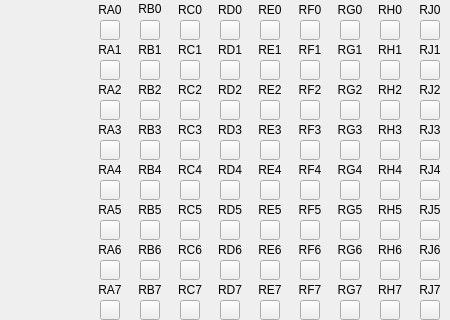
<?xml version="1.0" encoding="UTF-8"?>
<ui version="4.0">
 <class>Buttons</class>
 <widget class="QWidget" name="Buttons">
  <property name="geometry">
   <rect>
    <x>0</x>
    <y>0</y>
    <width>450</width>
    <height>320</height>
   </rect>
  </property>
  <property name="windowTitle">
   <string>Form</string>
  </property>
  <widget class="QPushButton" name="BUTTON_RD5">
   <property name="geometry">
    <rect>
     <x>220</x>
     <y>220</y>
     <width>20</width>
     <height>20</height>
    </rect>
   </property>
   <property name="text">
    <string/>
   </property>
  </widget>
  <widget class="QLabel" name="label_73">
   <property name="geometry">
    <rect>
     <x>95</x>
     <y>240</y>
     <width>30</width>
     <height>20</height>
    </rect>
   </property>
   <property name="text">
    <string>RA6</string>
   </property>
   <property name="alignment">
    <set>Qt::AlignCenter</set>
   </property>
  </widget>
  <widget class="QPushButton" name="BUTTON_RC3">
   <property name="geometry">
    <rect>
     <x>180</x>
     <y>140</y>
     <width>20</width>
     <height>20</height>
    </rect>
   </property>
   <property name="text">
    <string/>
   </property>
  </widget>
  <widget class="QLabel" name="label_132">
   <property name="geometry">
    <rect>
     <x>375</x>
     <y>280</y>
     <width>30</width>
     <height>20</height>
    </rect>
   </property>
   <property name="text">
    <string>RH7</string>
   </property>
   <property name="alignment">
    <set>Qt::AlignCenter</set>
   </property>
  </widget>
  <widget class="QPushButton" name="BUTTON_RG1">
   <property name="geometry">
    <rect>
     <x>340</x>
     <y>60</y>
     <width>20</width>
     <height>20</height>
    </rect>
   </property>
   <property name="text">
    <string/>
   </property>
  </widget>
  <widget class="QLabel" name="label_100">
   <property name="geometry">
    <rect>
     <x>215</x>
     <y>280</y>
     <width>30</width>
     <height>20</height>
    </rect>
   </property>
   <property name="text">
    <string>RD7</string>
   </property>
   <property name="alignment">
    <set>Qt::AlignCenter</set>
   </property>
  </widget>
  <widget class="QLabel" name="label_122">
   <property name="geometry">
    <rect>
     <x>335</x>
     <y>200</y>
     <width>30</width>
     <height>20</height>
    </rect>
   </property>
   <property name="text">
    <string>RG5</string>
   </property>
   <property name="alignment">
    <set>Qt::AlignCenter</set>
   </property>
  </widget>
  <widget class="QLabel" name="label_108">
   <property name="geometry">
    <rect>
     <x>255</x>
     <y>280</y>
     <width>30</width>
     <height>20</height>
    </rect>
   </property>
   <property name="text">
    <string>RE7</string>
   </property>
   <property name="alignment">
    <set>Qt::AlignCenter</set>
   </property>
  </widget>
  <widget class="QPushButton" name="BUTTON_RE0">
   <property name="geometry">
    <rect>
     <x>260</x>
     <y>20</y>
     <width>20</width>
     <height>20</height>
    </rect>
   </property>
   <property name="cursor">
    <cursorShape>PointingHandCursor</cursorShape>
   </property>
   <property name="text">
    <string/>
   </property>
  </widget>
  <widget class="QLabel" name="label_98">
   <property name="geometry">
    <rect>
     <x>215</x>
     <y>200</y>
     <width>30</width>
     <height>20</height>
    </rect>
   </property>
   <property name="text">
    <string>RD5</string>
   </property>
   <property name="alignment">
    <set>Qt::AlignCenter</set>
   </property>
  </widget>
  <widget class="QLabel" name="label_106">
   <property name="geometry">
    <rect>
     <x>255</x>
     <y>200</y>
     <width>30</width>
     <height>20</height>
    </rect>
   </property>
   <property name="text">
    <string>RE5</string>
   </property>
   <property name="alignment">
    <set>Qt::AlignCenter</set>
   </property>
  </widget>
  <widget class="QPushButton" name="BUTTON_RH4">
   <property name="geometry">
    <rect>
     <x>380</x>
     <y>180</y>
     <width>20</width>
     <height>20</height>
    </rect>
   </property>
   <property name="text">
    <string/>
   </property>
  </widget>
  <widget class="QPushButton" name="BUTTON_RH3">
   <property name="geometry">
    <rect>
     <x>380</x>
     <y>140</y>
     <width>20</width>
     <height>20</height>
    </rect>
   </property>
   <property name="text">
    <string/>
   </property>
  </widget>
  <widget class="QPushButton" name="BUTTON_RC2">
   <property name="geometry">
    <rect>
     <x>180</x>
     <y>100</y>
     <width>20</width>
     <height>20</height>
    </rect>
   </property>
   <property name="text">
    <string/>
   </property>
  </widget>
  <widget class="QPushButton" name="BUTTON_RE7">
   <property name="geometry">
    <rect>
     <x>260</x>
     <y>300</y>
     <width>20</width>
     <height>20</height>
    </rect>
   </property>
   <property name="text">
    <string/>
   </property>
  </widget>
  <widget class="QPushButton" name="BUTTON_RA1">
   <property name="geometry">
    <rect>
     <x>100</x>
     <y>60</y>
     <width>20</width>
     <height>20</height>
    </rect>
   </property>
   <property name="text">
    <string/>
   </property>
  </widget>
  <widget class="QPushButton" name="BUTTON_RH5">
   <property name="geometry">
    <rect>
     <x>380</x>
     <y>220</y>
     <width>20</width>
     <height>20</height>
    </rect>
   </property>
   <property name="text">
    <string/>
   </property>
  </widget>
  <widget class="QPushButton" name="BUTTON_RJ4">
   <property name="geometry">
    <rect>
     <x>420</x>
     <y>180</y>
     <width>20</width>
     <height>20</height>
    </rect>
   </property>
   <property name="text">
    <string/>
   </property>
  </widget>
  <widget class="QLabel" name="label_101">
   <property name="geometry">
    <rect>
     <x>255</x>
     <y>160</y>
     <width>30</width>
     <height>20</height>
    </rect>
   </property>
   <property name="text">
    <string>RE4</string>
   </property>
   <property name="alignment">
    <set>Qt::AlignCenter</set>
   </property>
  </widget>
  <widget class="QPushButton" name="BUTTON_RG7">
   <property name="geometry">
    <rect>
     <x>340</x>
     <y>300</y>
     <width>20</width>
     <height>20</height>
    </rect>
   </property>
   <property name="text">
    <string/>
   </property>
  </widget>
  <widget class="QPushButton" name="BUTTON_RA3">
   <property name="geometry">
    <rect>
     <x>100</x>
     <y>140</y>
     <width>20</width>
     <height>20</height>
    </rect>
   </property>
   <property name="text">
    <string/>
   </property>
  </widget>
  <widget class="QPushButton" name="BUTTON_RD6">
   <property name="geometry">
    <rect>
     <x>220</x>
     <y>260</y>
     <width>20</width>
     <height>20</height>
    </rect>
   </property>
   <property name="text">
    <string/>
   </property>
  </widget>
  <widget class="QLabel" name="label_91">
   <property name="geometry">
    <rect>
     <x>175</x>
     <y>120</y>
     <width>30</width>
     <height>20</height>
    </rect>
   </property>
   <property name="text">
    <string>RC3</string>
   </property>
   <property name="alignment">
    <set>Qt::AlignCenter</set>
   </property>
  </widget>
  <widget class="QPushButton" name="BUTTON_RJ6">
   <property name="geometry">
    <rect>
     <x>420</x>
     <y>260</y>
     <width>20</width>
     <height>20</height>
    </rect>
   </property>
   <property name="text">
    <string/>
   </property>
  </widget>
  <widget class="QPushButton" name="BUTTON_RA7">
   <property name="geometry">
    <rect>
     <x>100</x>
     <y>300</y>
     <width>20</width>
     <height>20</height>
    </rect>
   </property>
   <property name="text">
    <string/>
   </property>
  </widget>
  <widget class="QLabel" name="label_86">
   <property name="geometry">
    <rect>
     <x>175</x>
     <y>80</y>
     <width>30</width>
     <height>20</height>
    </rect>
   </property>
   <property name="text">
    <string>RC2</string>
   </property>
   <property name="alignment">
    <set>Qt::AlignCenter</set>
   </property>
  </widget>
  <widget class="QPushButton" name="BUTTON_RJ1">
   <property name="geometry">
    <rect>
     <x>420</x>
     <y>60</y>
     <width>20</width>
     <height>20</height>
    </rect>
   </property>
   <property name="text">
    <string/>
   </property>
  </widget>
  <widget class="QPushButton" name="BUTTON_RA2">
   <property name="geometry">
    <rect>
     <x>100</x>
     <y>100</y>
     <width>20</width>
     <height>20</height>
    </rect>
   </property>
   <property name="text">
    <string/>
   </property>
  </widget>
  <widget class="QPushButton" name="BUTTON_RA0">
   <property name="geometry">
    <rect>
     <x>100</x>
     <y>20</y>
     <width>20</width>
     <height>20</height>
    </rect>
   </property>
   <property name="cursor">
    <cursorShape>PointingHandCursor</cursorShape>
   </property>
   <property name="focusPolicy">
    <enum>Qt::StrongFocus</enum>
   </property>
   <property name="text">
    <string/>
   </property>
  </widget>
  <widget class="QPushButton" name="BUTTON_RJ5">
   <property name="geometry">
    <rect>
     <x>420</x>
     <y>220</y>
     <width>20</width>
     <height>20</height>
    </rect>
   </property>
   <property name="text">
    <string/>
   </property>
  </widget>
  <widget class="QLabel" name="label_112">
   <property name="geometry">
    <rect>
     <x>295</x>
     <y>0</y>
     <width>30</width>
     <height>20</height>
    </rect>
   </property>
   <property name="text">
    <string>RF0</string>
   </property>
   <property name="alignment">
    <set>Qt::AlignCenter</set>
   </property>
  </widget>
  <widget class="QLabel" name="label_88">
   <property name="geometry">
    <rect>
     <x>175</x>
     <y>0</y>
     <width>30</width>
     <height>20</height>
    </rect>
   </property>
   <property name="text">
    <string>RC0</string>
   </property>
   <property name="alignment">
    <set>Qt::AlignCenter</set>
   </property>
  </widget>
  <widget class="QLabel" name="label_113">
   <property name="geometry">
    <rect>
     <x>295</x>
     <y>40</y>
     <width>30</width>
     <height>20</height>
    </rect>
   </property>
   <property name="text">
    <string>RF1</string>
   </property>
   <property name="alignment">
    <set>Qt::AlignCenter</set>
   </property>
  </widget>
  <widget class="QLabel" name="label_83">
   <property name="geometry">
    <rect>
     <x>135</x>
     <y>120</y>
     <width>30</width>
     <height>20</height>
    </rect>
   </property>
   <property name="text">
    <string>RB3</string>
   </property>
   <property name="alignment">
    <set>Qt::AlignCenter</set>
   </property>
  </widget>
  <widget class="QLabel" name="label_137">
   <property name="geometry">
    <rect>
     <x>415</x>
     <y>40</y>
     <width>30</width>
     <height>20</height>
    </rect>
   </property>
   <property name="text">
    <string>RJ1</string>
   </property>
   <property name="alignment">
    <set>Qt::AlignCenter</set>
   </property>
  </widget>
  <widget class="QPushButton" name="BUTTON_RG4">
   <property name="geometry">
    <rect>
     <x>340</x>
     <y>180</y>
     <width>20</width>
     <height>20</height>
    </rect>
   </property>
   <property name="text">
    <string/>
   </property>
  </widget>
  <widget class="QLabel" name="label_96">
   <property name="geometry">
    <rect>
     <x>215</x>
     <y>0</y>
     <width>30</width>
     <height>20</height>
    </rect>
   </property>
   <property name="text">
    <string>RD0</string>
   </property>
   <property name="alignment">
    <set>Qt::AlignCenter</set>
   </property>
  </widget>
  <widget class="QLabel" name="label_80">
   <property name="geometry">
    <rect>
     <x>135</x>
     <y>-1</y>
     <width>30</width>
     <height>20</height>
    </rect>
   </property>
   <property name="text">
    <string>RB0</string>
   </property>
   <property name="alignment">
    <set>Qt::AlignCenter</set>
   </property>
  </widget>
  <widget class="QLabel" name="label_95">
   <property name="geometry">
    <rect>
     <x>215</x>
     <y>240</y>
     <width>30</width>
     <height>20</height>
    </rect>
   </property>
   <property name="text">
    <string>RD6</string>
   </property>
   <property name="alignment">
    <set>Qt::AlignCenter</set>
   </property>
  </widget>
  <widget class="QPushButton" name="BUTTON_RJ3">
   <property name="geometry">
    <rect>
     <x>420</x>
     <y>140</y>
     <width>20</width>
     <height>20</height>
    </rect>
   </property>
   <property name="text">
    <string/>
   </property>
  </widget>
  <widget class="QPushButton" name="BUTTON_RB4">
   <property name="geometry">
    <rect>
     <x>140</x>
     <y>180</y>
     <width>20</width>
     <height>20</height>
    </rect>
   </property>
   <property name="text">
    <string/>
   </property>
  </widget>
  <widget class="QLabel" name="label_107">
   <property name="geometry">
    <rect>
     <x>255</x>
     <y>120</y>
     <width>30</width>
     <height>20</height>
    </rect>
   </property>
   <property name="text">
    <string>RE3</string>
   </property>
   <property name="alignment">
    <set>Qt::AlignCenter</set>
   </property>
  </widget>
  <widget class="QLabel" name="label_133">
   <property name="geometry">
    <rect>
     <x>415</x>
     <y>160</y>
     <width>30</width>
     <height>20</height>
    </rect>
   </property>
   <property name="text">
    <string>RJ4</string>
   </property>
   <property name="alignment">
    <set>Qt::AlignCenter</set>
   </property>
  </widget>
  <widget class="QPushButton" name="BUTTON_RF2">
   <property name="geometry">
    <rect>
     <x>300</x>
     <y>100</y>
     <width>20</width>
     <height>20</height>
    </rect>
   </property>
   <property name="text">
    <string/>
   </property>
  </widget>
  <widget class="QPushButton" name="BUTTON_RF3">
   <property name="geometry">
    <rect>
     <x>300</x>
     <y>140</y>
     <width>20</width>
     <height>20</height>
    </rect>
   </property>
   <property name="text">
    <string/>
   </property>
  </widget>
  <widget class="QPushButton" name="BUTTON_RC7">
   <property name="geometry">
    <rect>
     <x>180</x>
     <y>300</y>
     <width>20</width>
     <height>20</height>
    </rect>
   </property>
   <property name="text">
    <string/>
   </property>
  </widget>
  <widget class="QLabel" name="label_85">
   <property name="geometry">
    <rect>
     <x>175</x>
     <y>160</y>
     <width>30</width>
     <height>20</height>
    </rect>
   </property>
   <property name="text">
    <string>RC4</string>
   </property>
   <property name="alignment">
    <set>Qt::AlignCenter</set>
   </property>
  </widget>
  <widget class="QPushButton" name="BUTTON_RB5">
   <property name="geometry">
    <rect>
     <x>140</x>
     <y>220</y>
     <width>20</width>
     <height>20</height>
    </rect>
   </property>
   <property name="text">
    <string/>
   </property>
  </widget>
  <widget class="QPushButton" name="BUTTON_RF5">
   <property name="geometry">
    <rect>
     <x>300</x>
     <y>220</y>
     <width>20</width>
     <height>20</height>
    </rect>
   </property>
   <property name="text">
    <string/>
   </property>
  </widget>
  <widget class="QLabel" name="label_70">
   <property name="geometry">
    <rect>
     <x>95</x>
     <y>40</y>
     <width>30</width>
     <height>20</height>
    </rect>
   </property>
   <property name="text">
    <string>RA1</string>
   </property>
   <property name="alignment">
    <set>Qt::AlignCenter</set>
   </property>
  </widget>
  <widget class="QLabel" name="label_71">
   <property name="geometry">
    <rect>
     <x>95</x>
     <y>80</y>
     <width>30</width>
     <height>20</height>
    </rect>
   </property>
   <property name="text">
    <string>RA2</string>
   </property>
   <property name="alignment">
    <set>Qt::AlignCenter</set>
   </property>
  </widget>
  <widget class="QLabel" name="label_125">
   <property name="geometry">
    <rect>
     <x>375</x>
     <y>160</y>
     <width>30</width>
     <height>20</height>
    </rect>
   </property>
   <property name="text">
    <string>RH4</string>
   </property>
   <property name="alignment">
    <set>Qt::AlignCenter</set>
   </property>
  </widget>
  <widget class="QLabel" name="label_131">
   <property name="geometry">
    <rect>
     <x>375</x>
     <y>120</y>
     <width>30</width>
     <height>20</height>
    </rect>
   </property>
   <property name="text">
    <string>RH3</string>
   </property>
   <property name="alignment">
    <set>Qt::AlignCenter</set>
   </property>
  </widget>
  <widget class="QLabel" name="label_124">
   <property name="geometry">
    <rect>
     <x>335</x>
     <y>280</y>
     <width>30</width>
     <height>20</height>
    </rect>
   </property>
   <property name="text">
    <string>RG7</string>
   </property>
   <property name="alignment">
    <set>Qt::AlignCenter</set>
   </property>
  </widget>
  <widget class="QLabel" name="label_103">
   <property name="geometry">
    <rect>
     <x>255</x>
     <y>240</y>
     <width>30</width>
     <height>20</height>
    </rect>
   </property>
   <property name="text">
    <string>RE6</string>
   </property>
   <property name="alignment">
    <set>Qt::AlignCenter</set>
   </property>
  </widget>
  <widget class="QPushButton" name="BUTTON_RH2">
   <property name="geometry">
    <rect>
     <x>380</x>
     <y>100</y>
     <width>20</width>
     <height>20</height>
    </rect>
   </property>
   <property name="text">
    <string/>
   </property>
  </widget>
  <widget class="QPushButton" name="BUTTON_RD2">
   <property name="geometry">
    <rect>
     <x>220</x>
     <y>100</y>
     <width>20</width>
     <height>20</height>
    </rect>
   </property>
   <property name="text">
    <string/>
   </property>
  </widget>
  <widget class="QLabel" name="label_118">
   <property name="geometry">
    <rect>
     <x>335</x>
     <y>80</y>
     <width>30</width>
     <height>20</height>
    </rect>
   </property>
   <property name="text">
    <string>RG2</string>
   </property>
   <property name="alignment">
    <set>Qt::AlignCenter</set>
   </property>
  </widget>
  <widget class="QLabel" name="label_75">
   <property name="geometry">
    <rect>
     <x>95</x>
     <y>200</y>
     <width>30</width>
     <height>20</height>
    </rect>
   </property>
   <property name="text">
    <string>RA5</string>
   </property>
   <property name="alignment">
    <set>Qt::AlignCenter</set>
   </property>
  </widget>
  <widget class="QPushButton" name="BUTTON_RH6">
   <property name="geometry">
    <rect>
     <x>380</x>
     <y>260</y>
     <width>20</width>
     <height>20</height>
    </rect>
   </property>
   <property name="text">
    <string/>
   </property>
  </widget>
  <widget class="QLabel" name="label_115">
   <property name="geometry">
    <rect>
     <x>295</x>
     <y>120</y>
     <width>30</width>
     <height>20</height>
    </rect>
   </property>
   <property name="text">
    <string>RF3</string>
   </property>
   <property name="alignment">
    <set>Qt::AlignCenter</set>
   </property>
  </widget>
  <widget class="QPushButton" name="BUTTON_RE4">
   <property name="geometry">
    <rect>
     <x>260</x>
     <y>180</y>
     <width>20</width>
     <height>20</height>
    </rect>
   </property>
   <property name="text">
    <string/>
   </property>
  </widget>
  <widget class="QLabel" name="label_117">
   <property name="geometry">
    <rect>
     <x>335</x>
     <y>160</y>
     <width>30</width>
     <height>20</height>
    </rect>
   </property>
   <property name="text">
    <string>RG4</string>
   </property>
   <property name="alignment">
    <set>Qt::AlignCenter</set>
   </property>
  </widget>
  <widget class="QPushButton" name="BUTTON_RC6">
   <property name="geometry">
    <rect>
     <x>180</x>
     <y>260</y>
     <width>20</width>
     <height>20</height>
    </rect>
   </property>
   <property name="text">
    <string/>
   </property>
  </widget>
  <widget class="QPushButton" name="BUTTON_RG2">
   <property name="geometry">
    <rect>
     <x>340</x>
     <y>100</y>
     <width>20</width>
     <height>20</height>
    </rect>
   </property>
   <property name="text">
    <string/>
   </property>
  </widget>
  <widget class="QLabel" name="label_116">
   <property name="geometry">
    <rect>
     <x>295</x>
     <y>280</y>
     <width>30</width>
     <height>20</height>
    </rect>
   </property>
   <property name="text">
    <string>RF7</string>
   </property>
   <property name="alignment">
    <set>Qt::AlignCenter</set>
   </property>
  </widget>
  <widget class="QLabel" name="label_126">
   <property name="geometry">
    <rect>
     <x>375</x>
     <y>80</y>
     <width>30</width>
     <height>20</height>
    </rect>
   </property>
   <property name="text">
    <string>RH2</string>
   </property>
   <property name="alignment">
    <set>Qt::AlignCenter</set>
   </property>
  </widget>
  <widget class="QLabel" name="label_92">
   <property name="geometry">
    <rect>
     <x>175</x>
     <y>280</y>
     <width>30</width>
     <height>20</height>
    </rect>
   </property>
   <property name="text">
    <string>RC7</string>
   </property>
   <property name="alignment">
    <set>Qt::AlignCenter</set>
   </property>
  </widget>
  <widget class="QPushButton" name="BUTTON_RF6">
   <property name="geometry">
    <rect>
     <x>300</x>
     <y>260</y>
     <width>20</width>
     <height>20</height>
    </rect>
   </property>
   <property name="text">
    <string/>
   </property>
  </widget>
  <widget class="QLabel" name="label_138">
   <property name="geometry">
    <rect>
     <x>415</x>
     <y>200</y>
     <width>30</width>
     <height>20</height>
    </rect>
   </property>
   <property name="text">
    <string>RJ5</string>
   </property>
   <property name="alignment">
    <set>Qt::AlignCenter</set>
   </property>
  </widget>
  <widget class="QPushButton" name="BUTTON_RF1">
   <property name="geometry">
    <rect>
     <x>300</x>
     <y>60</y>
     <width>20</width>
     <height>20</height>
    </rect>
   </property>
   <property name="text">
    <string/>
   </property>
  </widget>
  <widget class="QLabel" name="label_36">
   <property name="geometry">
    <rect>
     <x>95</x>
     <y>0</y>
     <width>30</width>
     <height>20</height>
    </rect>
   </property>
   <property name="text">
    <string>RA0</string>
   </property>
   <property name="alignment">
    <set>Qt::AlignCenter</set>
   </property>
  </widget>
  <widget class="QPushButton" name="BUTTON_RC5">
   <property name="geometry">
    <rect>
     <x>180</x>
     <y>220</y>
     <width>20</width>
     <height>20</height>
    </rect>
   </property>
   <property name="text">
    <string/>
   </property>
  </widget>
  <widget class="QPushButton" name="BUTTON_RB0">
   <property name="geometry">
    <rect>
     <x>140</x>
     <y>20</y>
     <width>20</width>
     <height>20</height>
    </rect>
   </property>
   <property name="cursor">
    <cursorShape>PointingHandCursor</cursorShape>
   </property>
   <property name="text">
    <string/>
   </property>
  </widget>
  <widget class="QLabel" name="label_77">
   <property name="geometry">
    <rect>
     <x>135</x>
     <y>160</y>
     <width>30</width>
     <height>20</height>
    </rect>
   </property>
   <property name="text">
    <string>RB4</string>
   </property>
   <property name="alignment">
    <set>Qt::AlignCenter</set>
   </property>
  </widget>
  <widget class="QLabel" name="label_136">
   <property name="geometry">
    <rect>
     <x>415</x>
     <y>0</y>
     <width>30</width>
     <height>20</height>
    </rect>
   </property>
   <property name="text">
    <string>RJ0</string>
   </property>
   <property name="alignment">
    <set>Qt::AlignCenter</set>
   </property>
  </widget>
  <widget class="QLabel" name="label_139">
   <property name="geometry">
    <rect>
     <x>415</x>
     <y>120</y>
     <width>30</width>
     <height>20</height>
    </rect>
   </property>
   <property name="text">
    <string>RJ3</string>
   </property>
   <property name="alignment">
    <set>Qt::AlignCenter</set>
   </property>
  </widget>
  <widget class="QLabel" name="label_93">
   <property name="geometry">
    <rect>
     <x>215</x>
     <y>160</y>
     <width>30</width>
     <height>20</height>
    </rect>
   </property>
   <property name="text">
    <string>RD4</string>
   </property>
   <property name="alignment">
    <set>Qt::AlignCenter</set>
   </property>
  </widget>
  <widget class="QPushButton" name="BUTTON_RB2">
   <property name="geometry">
    <rect>
     <x>140</x>
     <y>100</y>
     <width>20</width>
     <height>20</height>
    </rect>
   </property>
   <property name="text">
    <string/>
   </property>
  </widget>
  <widget class="QLabel" name="label_123">
   <property name="geometry">
    <rect>
     <x>335</x>
     <y>120</y>
     <width>30</width>
     <height>20</height>
    </rect>
   </property>
   <property name="text">
    <string>RG3</string>
   </property>
   <property name="alignment">
    <set>Qt::AlignCenter</set>
   </property>
  </widget>
  <widget class="QPushButton" name="BUTTON_RE3">
   <property name="geometry">
    <rect>
     <x>260</x>
     <y>140</y>
     <width>20</width>
     <height>20</height>
    </rect>
   </property>
   <property name="text">
    <string/>
   </property>
  </widget>
  <widget class="QPushButton" name="BUTTON_RJ0">
   <property name="geometry">
    <rect>
     <x>420</x>
     <y>20</y>
     <width>20</width>
     <height>20</height>
    </rect>
   </property>
   <property name="cursor">
    <cursorShape>PointingHandCursor</cursorShape>
   </property>
   <property name="text">
    <string/>
   </property>
  </widget>
  <widget class="QPushButton" name="BUTTON_RD7">
   <property name="geometry">
    <rect>
     <x>220</x>
     <y>300</y>
     <width>20</width>
     <height>20</height>
    </rect>
   </property>
   <property name="text">
    <string/>
   </property>
  </widget>
  <widget class="QPushButton" name="BUTTON_RC0">
   <property name="geometry">
    <rect>
     <x>180</x>
     <y>20</y>
     <width>20</width>
     <height>20</height>
    </rect>
   </property>
   <property name="cursor">
    <cursorShape>PointingHandCursor</cursorShape>
   </property>
   <property name="text">
    <string/>
   </property>
  </widget>
  <widget class="QPushButton" name="BUTTON_RG0">
   <property name="geometry">
    <rect>
     <x>340</x>
     <y>20</y>
     <width>20</width>
     <height>20</height>
    </rect>
   </property>
   <property name="cursor">
    <cursorShape>PointingHandCursor</cursorShape>
   </property>
   <property name="text">
    <string/>
   </property>
  </widget>
  <widget class="QLabel" name="label_76">
   <property name="geometry">
    <rect>
     <x>95</x>
     <y>280</y>
     <width>30</width>
     <height>20</height>
    </rect>
   </property>
   <property name="text">
    <string>RA7</string>
   </property>
   <property name="alignment">
    <set>Qt::AlignCenter</set>
   </property>
  </widget>
  <widget class="QPushButton" name="BUTTON_RG5">
   <property name="geometry">
    <rect>
     <x>340</x>
     <y>220</y>
     <width>20</width>
     <height>20</height>
    </rect>
   </property>
   <property name="text">
    <string/>
   </property>
  </widget>
  <widget class="QLabel" name="label_102">
   <property name="geometry">
    <rect>
     <x>255</x>
     <y>80</y>
     <width>30</width>
     <height>20</height>
    </rect>
   </property>
   <property name="text">
    <string>RE2</string>
   </property>
   <property name="alignment">
    <set>Qt::AlignCenter</set>
   </property>
  </widget>
  <widget class="QLabel" name="label_81">
   <property name="geometry">
    <rect>
     <x>135</x>
     <y>40</y>
     <width>30</width>
     <height>20</height>
    </rect>
   </property>
   <property name="text">
    <string>RB1</string>
   </property>
   <property name="alignment">
    <set>Qt::AlignCenter</set>
   </property>
  </widget>
  <widget class="QPushButton" name="BUTTON_RG3">
   <property name="geometry">
    <rect>
     <x>340</x>
     <y>140</y>
     <width>20</width>
     <height>20</height>
    </rect>
   </property>
   <property name="text">
    <string/>
   </property>
  </widget>
  <widget class="QPushButton" name="BUTTON_RH1">
   <property name="geometry">
    <rect>
     <x>380</x>
     <y>60</y>
     <width>20</width>
     <height>20</height>
    </rect>
   </property>
   <property name="text">
    <string/>
   </property>
  </widget>
  <widget class="QLabel" name="label_110">
   <property name="geometry">
    <rect>
     <x>295</x>
     <y>80</y>
     <width>30</width>
     <height>20</height>
    </rect>
   </property>
   <property name="text">
    <string>RF2</string>
   </property>
   <property name="alignment">
    <set>Qt::AlignCenter</set>
   </property>
  </widget>
  <widget class="QPushButton" name="BUTTON_RJ7">
   <property name="geometry">
    <rect>
     <x>420</x>
     <y>300</y>
     <width>20</width>
     <height>20</height>
    </rect>
   </property>
   <property name="text">
    <string/>
   </property>
  </widget>
  <widget class="QLabel" name="label_130">
   <property name="geometry">
    <rect>
     <x>375</x>
     <y>200</y>
     <width>30</width>
     <height>20</height>
    </rect>
   </property>
   <property name="text">
    <string>RH5</string>
   </property>
   <property name="alignment">
    <set>Qt::AlignCenter</set>
   </property>
  </widget>
  <widget class="QLabel" name="label_105">
   <property name="geometry">
    <rect>
     <x>255</x>
     <y>40</y>
     <width>30</width>
     <height>20</height>
    </rect>
   </property>
   <property name="text">
    <string>RE1</string>
   </property>
   <property name="alignment">
    <set>Qt::AlignCenter</set>
   </property>
  </widget>
  <widget class="QLabel" name="label_89">
   <property name="geometry">
    <rect>
     <x>175</x>
     <y>40</y>
     <width>30</width>
     <height>20</height>
    </rect>
   </property>
   <property name="text">
    <string>RC1</string>
   </property>
   <property name="alignment">
    <set>Qt::AlignCenter</set>
   </property>
  </widget>
  <widget class="QPushButton" name="BUTTON_RE2">
   <property name="geometry">
    <rect>
     <x>260</x>
     <y>100</y>
     <width>20</width>
     <height>20</height>
    </rect>
   </property>
   <property name="text">
    <string/>
   </property>
  </widget>
  <widget class="QLabel" name="label_82">
   <property name="geometry">
    <rect>
     <x>135</x>
     <y>200</y>
     <width>30</width>
     <height>20</height>
    </rect>
   </property>
   <property name="text">
    <string>RB5</string>
   </property>
   <property name="alignment">
    <set>Qt::AlignCenter</set>
   </property>
  </widget>
  <widget class="QPushButton" name="BUTTON_RH0">
   <property name="geometry">
    <rect>
     <x>380</x>
     <y>20</y>
     <width>20</width>
     <height>20</height>
    </rect>
   </property>
   <property name="cursor">
    <cursorShape>PointingHandCursor</cursorShape>
   </property>
   <property name="text">
    <string/>
   </property>
  </widget>
  <widget class="QPushButton" name="BUTTON_RB3">
   <property name="geometry">
    <rect>
     <x>140</x>
     <y>140</y>
     <width>20</width>
     <height>20</height>
    </rect>
   </property>
   <property name="text">
    <string/>
   </property>
  </widget>
  <widget class="QPushButton" name="BUTTON_RE6">
   <property name="geometry">
    <rect>
     <x>260</x>
     <y>260</y>
     <width>20</width>
     <height>20</height>
    </rect>
   </property>
   <property name="text">
    <string/>
   </property>
  </widget>
  <widget class="QLabel" name="label_104">
   <property name="geometry">
    <rect>
     <x>255</x>
     <y>0</y>
     <width>30</width>
     <height>20</height>
    </rect>
   </property>
   <property name="text">
    <string>RE0</string>
   </property>
   <property name="alignment">
    <set>Qt::AlignCenter</set>
   </property>
  </widget>
  <widget class="QPushButton" name="BUTTON_RG6">
   <property name="geometry">
    <rect>
     <x>340</x>
     <y>260</y>
     <width>20</width>
     <height>20</height>
    </rect>
   </property>
   <property name="text">
    <string/>
   </property>
  </widget>
  <widget class="QLabel" name="label_90">
   <property name="geometry">
    <rect>
     <x>175</x>
     <y>200</y>
     <width>30</width>
     <height>20</height>
    </rect>
   </property>
   <property name="text">
    <string>RC5</string>
   </property>
   <property name="alignment">
    <set>Qt::AlignCenter</set>
   </property>
  </widget>
  <widget class="QLabel" name="label_109">
   <property name="geometry">
    <rect>
     <x>295</x>
     <y>160</y>
     <width>30</width>
     <height>20</height>
    </rect>
   </property>
   <property name="text">
    <string>RF4</string>
   </property>
   <property name="alignment">
    <set>Qt::AlignCenter</set>
   </property>
  </widget>
  <widget class="QPushButton" name="BUTTON_RC4">
   <property name="geometry">
    <rect>
     <x>180</x>
     <y>180</y>
     <width>20</width>
     <height>20</height>
    </rect>
   </property>
   <property name="text">
    <string/>
   </property>
  </widget>
  <widget class="QLabel" name="label_119">
   <property name="geometry">
    <rect>
     <x>335</x>
     <y>240</y>
     <width>30</width>
     <height>20</height>
    </rect>
   </property>
   <property name="text">
    <string>RG6</string>
   </property>
   <property name="alignment">
    <set>Qt::AlignCenter</set>
   </property>
  </widget>
  <widget class="QLabel" name="label_135">
   <property name="geometry">
    <rect>
     <x>415</x>
     <y>240</y>
     <width>30</width>
     <height>20</height>
    </rect>
   </property>
   <property name="text">
    <string>RJ6</string>
   </property>
   <property name="alignment">
    <set>Qt::AlignCenter</set>
   </property>
  </widget>
  <widget class="QLabel" name="label_79">
   <property name="geometry">
    <rect>
     <x>135</x>
     <y>240</y>
     <width>30</width>
     <height>20</height>
    </rect>
   </property>
   <property name="text">
    <string>RB6</string>
   </property>
   <property name="alignment">
    <set>Qt::AlignCenter</set>
   </property>
  </widget>
  <widget class="QPushButton" name="BUTTON_RB7">
   <property name="geometry">
    <rect>
     <x>140</x>
     <y>300</y>
     <width>20</width>
     <height>20</height>
    </rect>
   </property>
   <property name="text">
    <string/>
   </property>
  </widget>
  <widget class="QPushButton" name="BUTTON_RB6">
   <property name="geometry">
    <rect>
     <x>140</x>
     <y>260</y>
     <width>20</width>
     <height>20</height>
    </rect>
   </property>
   <property name="text">
    <string/>
   </property>
  </widget>
  <widget class="QPushButton" name="BUTTON_RE1">
   <property name="geometry">
    <rect>
     <x>260</x>
     <y>60</y>
     <width>20</width>
     <height>20</height>
    </rect>
   </property>
   <property name="text">
    <string/>
   </property>
  </widget>
  <widget class="QLabel" name="label_134">
   <property name="geometry">
    <rect>
     <x>415</x>
     <y>80</y>
     <width>30</width>
     <height>20</height>
    </rect>
   </property>
   <property name="text">
    <string>RJ2</string>
   </property>
   <property name="alignment">
    <set>Qt::AlignCenter</set>
   </property>
  </widget>
  <widget class="QPushButton" name="BUTTON_RA5">
   <property name="geometry">
    <rect>
     <x>100</x>
     <y>220</y>
     <width>20</width>
     <height>20</height>
    </rect>
   </property>
   <property name="text">
    <string/>
   </property>
  </widget>
  <widget class="QPushButton" name="BUTTON_RF0">
   <property name="geometry">
    <rect>
     <x>300</x>
     <y>20</y>
     <width>20</width>
     <height>20</height>
    </rect>
   </property>
   <property name="cursor">
    <cursorShape>PointingHandCursor</cursorShape>
   </property>
   <property name="text">
    <string/>
   </property>
  </widget>
  <widget class="QLabel" name="label_72">
   <property name="geometry">
    <rect>
     <x>95</x>
     <y>120</y>
     <width>30</width>
     <height>20</height>
    </rect>
   </property>
   <property name="text">
    <string>RA3</string>
   </property>
   <property name="alignment">
    <set>Qt::AlignCenter</set>
   </property>
  </widget>
  <widget class="QLabel" name="label_127">
   <property name="geometry">
    <rect>
     <x>375</x>
     <y>240</y>
     <width>30</width>
     <height>20</height>
    </rect>
   </property>
   <property name="text">
    <string>RH6</string>
   </property>
   <property name="alignment">
    <set>Qt::AlignCenter</set>
   </property>
  </widget>
  <widget class="QLabel" name="label_94">
   <property name="geometry">
    <rect>
     <x>215</x>
     <y>80</y>
     <width>30</width>
     <height>20</height>
    </rect>
   </property>
   <property name="text">
    <string>RD2</string>
   </property>
   <property name="alignment">
    <set>Qt::AlignCenter</set>
   </property>
  </widget>
  <widget class="QPushButton" name="BUTTON_RA4">
   <property name="geometry">
    <rect>
     <x>100</x>
     <y>180</y>
     <width>20</width>
     <height>20</height>
    </rect>
   </property>
   <property name="text">
    <string/>
   </property>
  </widget>
  <widget class="QLabel" name="label_74">
   <property name="geometry">
    <rect>
     <x>95</x>
     <y>160</y>
     <width>30</width>
     <height>20</height>
    </rect>
   </property>
   <property name="text">
    <string>RA4</string>
   </property>
   <property name="alignment">
    <set>Qt::AlignCenter</set>
   </property>
  </widget>
  <widget class="QLabel" name="label_84">
   <property name="geometry">
    <rect>
     <x>135</x>
     <y>280</y>
     <width>30</width>
     <height>20</height>
    </rect>
   </property>
   <property name="text">
    <string>RB7</string>
   </property>
   <property name="alignment">
    <set>Qt::AlignCenter</set>
   </property>
  </widget>
  <widget class="QPushButton" name="BUTTON_RF7">
   <property name="geometry">
    <rect>
     <x>300</x>
     <y>300</y>
     <width>20</width>
     <height>20</height>
    </rect>
   </property>
   <property name="text">
    <string/>
   </property>
  </widget>
  <widget class="QLabel" name="label_97">
   <property name="geometry">
    <rect>
     <x>215</x>
     <y>40</y>
     <width>30</width>
     <height>20</height>
    </rect>
   </property>
   <property name="text">
    <string>RD1</string>
   </property>
   <property name="alignment">
    <set>Qt::AlignCenter</set>
   </property>
  </widget>
  <widget class="QPushButton" name="BUTTON_RC1">
   <property name="geometry">
    <rect>
     <x>180</x>
     <y>60</y>
     <width>20</width>
     <height>20</height>
    </rect>
   </property>
   <property name="text">
    <string/>
   </property>
  </widget>
  <widget class="QPushButton" name="BUTTON_RJ2">
   <property name="geometry">
    <rect>
     <x>420</x>
     <y>100</y>
     <width>20</width>
     <height>20</height>
    </rect>
   </property>
   <property name="text">
    <string/>
   </property>
  </widget>
  <widget class="QPushButton" name="BUTTON_RD1">
   <property name="geometry">
    <rect>
     <x>220</x>
     <y>60</y>
     <width>20</width>
     <height>20</height>
    </rect>
   </property>
   <property name="text">
    <string/>
   </property>
  </widget>
  <widget class="QLabel" name="label_87">
   <property name="geometry">
    <rect>
     <x>175</x>
     <y>240</y>
     <width>30</width>
     <height>20</height>
    </rect>
   </property>
   <property name="text">
    <string>RC6</string>
   </property>
   <property name="alignment">
    <set>Qt::AlignCenter</set>
   </property>
  </widget>
  <widget class="QLabel" name="label_114">
   <property name="geometry">
    <rect>
     <x>295</x>
     <y>200</y>
     <width>30</width>
     <height>20</height>
    </rect>
   </property>
   <property name="text">
    <string>RF5</string>
   </property>
   <property name="alignment">
    <set>Qt::AlignCenter</set>
   </property>
  </widget>
  <widget class="QPushButton" name="BUTTON_RD0">
   <property name="geometry">
    <rect>
     <x>220</x>
     <y>20</y>
     <width>20</width>
     <height>20</height>
    </rect>
   </property>
   <property name="cursor">
    <cursorShape>PointingHandCursor</cursorShape>
   </property>
   <property name="text">
    <string/>
   </property>
  </widget>
  <widget class="QLabel" name="label_78">
   <property name="geometry">
    <rect>
     <x>135</x>
     <y>80</y>
     <width>30</width>
     <height>20</height>
    </rect>
   </property>
   <property name="text">
    <string>RB2</string>
   </property>
   <property name="alignment">
    <set>Qt::AlignCenter</set>
   </property>
  </widget>
  <widget class="QPushButton" name="BUTTON_RH7">
   <property name="geometry">
    <rect>
     <x>380</x>
     <y>300</y>
     <width>20</width>
     <height>20</height>
    </rect>
   </property>
   <property name="text">
    <string/>
   </property>
  </widget>
  <widget class="QPushButton" name="BUTTON_RD3">
   <property name="geometry">
    <rect>
     <x>220</x>
     <y>140</y>
     <width>20</width>
     <height>20</height>
    </rect>
   </property>
   <property name="text">
    <string/>
   </property>
  </widget>
  <widget class="QLabel" name="label_111">
   <property name="geometry">
    <rect>
     <x>295</x>
     <y>240</y>
     <width>30</width>
     <height>20</height>
    </rect>
   </property>
   <property name="text">
    <string>RF6</string>
   </property>
   <property name="alignment">
    <set>Qt::AlignCenter</set>
   </property>
  </widget>
  <widget class="QPushButton" name="BUTTON_RE5">
   <property name="geometry">
    <rect>
     <x>260</x>
     <y>220</y>
     <width>20</width>
     <height>20</height>
    </rect>
   </property>
   <property name="text">
    <string/>
   </property>
  </widget>
  <widget class="QLabel" name="label_129">
   <property name="geometry">
    <rect>
     <x>375</x>
     <y>40</y>
     <width>30</width>
     <height>20</height>
    </rect>
   </property>
   <property name="text">
    <string>RH1</string>
   </property>
   <property name="alignment">
    <set>Qt::AlignCenter</set>
   </property>
  </widget>
  <widget class="QLabel" name="label_128">
   <property name="geometry">
    <rect>
     <x>375</x>
     <y>0</y>
     <width>30</width>
     <height>20</height>
    </rect>
   </property>
   <property name="text">
    <string>RH0</string>
   </property>
   <property name="alignment">
    <set>Qt::AlignCenter</set>
   </property>
  </widget>
  <widget class="QPushButton" name="BUTTON_RF4">
   <property name="geometry">
    <rect>
     <x>300</x>
     <y>180</y>
     <width>20</width>
     <height>20</height>
    </rect>
   </property>
   <property name="text">
    <string/>
   </property>
  </widget>
  <widget class="QPushButton" name="BUTTON_RB1">
   <property name="geometry">
    <rect>
     <x>140</x>
     <y>60</y>
     <width>20</width>
     <height>20</height>
    </rect>
   </property>
   <property name="text">
    <string/>
   </property>
  </widget>
  <widget class="QLabel" name="label_120">
   <property name="geometry">
    <rect>
     <x>335</x>
     <y>0</y>
     <width>30</width>
     <height>20</height>
    </rect>
   </property>
   <property name="text">
    <string>RG0</string>
   </property>
   <property name="alignment">
    <set>Qt::AlignCenter</set>
   </property>
  </widget>
  <widget class="QPushButton" name="BUTTON_RA6">
   <property name="geometry">
    <rect>
     <x>100</x>
     <y>260</y>
     <width>20</width>
     <height>20</height>
    </rect>
   </property>
   <property name="text">
    <string/>
   </property>
  </widget>
  <widget class="QLabel" name="label_99">
   <property name="geometry">
    <rect>
     <x>215</x>
     <y>120</y>
     <width>30</width>
     <height>20</height>
    </rect>
   </property>
   <property name="text">
    <string>RD3</string>
   </property>
   <property name="alignment">
    <set>Qt::AlignCenter</set>
   </property>
  </widget>
  <widget class="QLabel" name="label_140">
   <property name="geometry">
    <rect>
     <x>415</x>
     <y>280</y>
     <width>30</width>
     <height>20</height>
    </rect>
   </property>
   <property name="text">
    <string>RJ7</string>
   </property>
   <property name="alignment">
    <set>Qt::AlignCenter</set>
   </property>
  </widget>
  <widget class="QLabel" name="label_121">
   <property name="geometry">
    <rect>
     <x>335</x>
     <y>40</y>
     <width>30</width>
     <height>20</height>
    </rect>
   </property>
   <property name="text">
    <string>RG1</string>
   </property>
   <property name="alignment">
    <set>Qt::AlignCenter</set>
   </property>
  </widget>
  <widget class="QPushButton" name="BUTTON_RD4">
   <property name="geometry">
    <rect>
     <x>220</x>
     <y>180</y>
     <width>20</width>
     <height>20</height>
    </rect>
   </property>
   <property name="text">
    <string/>
   </property>
  </widget>
  <widget class="RadioButtons" name="J10" native="true">
   <property name="geometry">
    <rect>
     <x>10</x>
     <y>230</y>
     <width>70</width>
     <height>65</height>
    </rect>
   </property>
  </widget>
 </widget>
 <customwidgets>
  <customwidget>
   <class>RadioButtons</class>
   <extends>QWidget</extends>
   <header>radiobuttons.h</header>
   <container>1</container>
  </customwidget>
 </customwidgets>
 <resources/>
 <connections/>
</ui>
